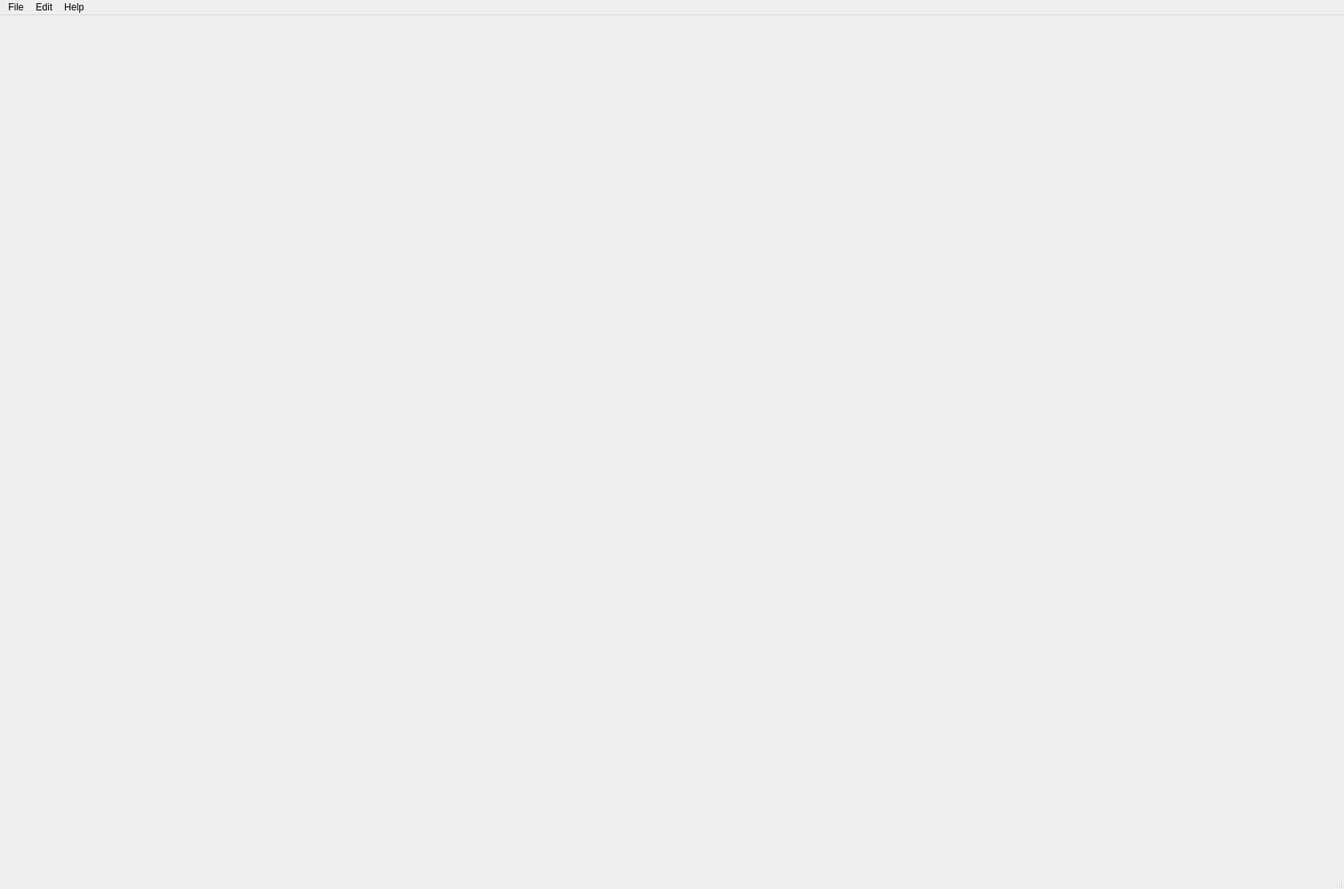
<?xml version="1.0" encoding="UTF-8"?>
<ui version="4.0">
 <class>MainWindow</class>
 <widget class="QMainWindow" name="MainWindow">
  <property name="geometry">
   <rect>
    <x>0</x>
    <y>0</y>
    <width>1676</width>
    <height>1108</height>
   </rect>
  </property>
  <property name="windowTitle">
   <string>MainWindow</string>
  </property>
  <widget class="QWidget" name="centralwidget">
   <layout class="QVBoxLayout" name="verticalLayout">
    <item>
     <widget class="QLabel" name="label">
      <property name="text">
       <string/>
      </property>
     </widget>
    </item>
   </layout>
  </widget>
  <widget class="QMenuBar" name="menubar">
   <property name="geometry">
    <rect>
     <x>0</x>
     <y>0</y>
     <width>1676</width>
     <height>21</height>
    </rect>
   </property>
   <widget class="QMenu" name="menuFile">
    <property name="title">
     <string>File</string>
    </property>
    <addaction name="actionOpen_image"/>
    <addaction name="actionSave_results"/>
   </widget>
   <widget class="QMenu" name="menuEdit">
    <property name="title">
     <string>Edit</string>
    </property>
    <addaction name="actionIdentify_microplastics"/>
   </widget>
   <widget class="QMenu" name="menuHelp">
    <property name="title">
     <string>Help</string>
    </property>
    <addaction name="actionAbout_the_app"/>
    <addaction name="actionExit"/>
   </widget>
   <addaction name="menuFile"/>
   <addaction name="menuEdit"/>
   <addaction name="menuHelp"/>
  </widget>
  <widget class="QStatusBar" name="statusbar"/>
  <action name="actionOpen_image">
   <property name="text">
    <string>Open image</string>
   </property>
   <property name="statusTip">
    <string>Open an image</string>
   </property>
   <property name="shortcut">
    <string>Ctrl+O</string>
   </property>
  </action>
  <action name="actionAbout_the_app">
   <property name="text">
    <string>About the app</string>
   </property>
   <property name="statusTip">
    <string>Check information about the app</string>
   </property>
   <property name="shortcut">
    <string>Ctrl+H</string>
   </property>
  </action>
  <action name="actionIdentify_microplastics">
   <property name="text">
    <string>Identify microplastics</string>
   </property>
   <property name="statusTip">
    <string>Identify microplastics in the image</string>
   </property>
   <property name="shortcut">
    <string>Ctrl+M</string>
   </property>
  </action>
  <action name="actionSave_results">
   <property name="text">
    <string>Save results</string>
   </property>
   <property name="statusTip">
    <string>Save results after identifying</string>
   </property>
   <property name="shortcut">
    <string>Ctrl+S</string>
   </property>
  </action>
  <action name="actionExit">
   <property name="text">
    <string>Exit</string>
   </property>
   <property name="statusTip">
    <string>Exit the app</string>
   </property>
   <property name="shortcut">
    <string>Ctrl+X</string>
   </property>
  </action>
 </widget>
 <resources/>
 <connections/>
</ui>
